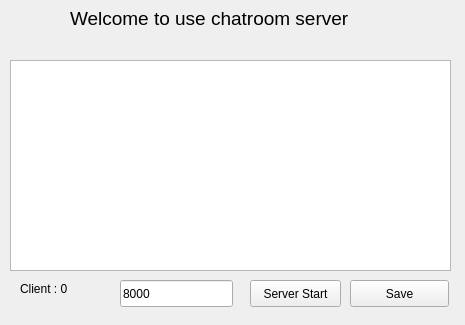
<?xml version="1.0" encoding="UTF-8"?>
<ui version="4.0">
 <class>Widget</class>
 <widget class="QWidget" name="Widget">
  <property name="geometry">
   <rect>
    <x>0</x>
    <y>0</y>
    <width>465</width>
    <height>325</height>
   </rect>
  </property>
  <property name="windowTitle">
   <string>Chat Server</string>
  </property>
  <widget class="QPushButton" name="btnStart">
   <property name="geometry">
    <rect>
     <x>250</x>
     <y>280</y>
     <width>91</width>
     <height>27</height>
    </rect>
   </property>
   <property name="text">
    <string>Server Start</string>
   </property>
  </widget>
  <widget class="QLabel" name="label">
   <property name="geometry">
    <rect>
     <x>20</x>
     <y>280</y>
     <width>91</width>
     <height>17</height>
    </rect>
   </property>
   <property name="text">
    <string>Client : 0</string>
   </property>
  </widget>
  <widget class="QTextEdit" name="textEdit">
   <property name="geometry">
    <rect>
     <x>10</x>
     <y>60</y>
     <width>441</width>
     <height>211</height>
    </rect>
   </property>
  </widget>
  <widget class="QLabel" name="label_2">
   <property name="geometry">
    <rect>
     <x>70</x>
     <y>10</y>
     <width>291</width>
     <height>17</height>
    </rect>
   </property>
   <property name="font">
    <font>
     <pointsize>14</pointsize>
    </font>
   </property>
   <property name="text">
    <string>Welcome to use chatroom server</string>
   </property>
  </widget>
  <widget class="QLineEdit" name="lineEdit">
   <property name="geometry">
    <rect>
     <x>120</x>
     <y>280</y>
     <width>113</width>
     <height>27</height>
    </rect>
   </property>
   <property name="text">
    <string>8000</string>
   </property>
  </widget>
  <widget class="QPushButton" name="btnSave">
   <property name="geometry">
    <rect>
     <x>350</x>
     <y>280</y>
     <width>99</width>
     <height>27</height>
    </rect>
   </property>
   <property name="text">
    <string>Save</string>
   </property>
  </widget>
 </widget>
 <layoutdefault spacing="6" margin="11"/>
 <resources/>
 <connections/>
</ui>
